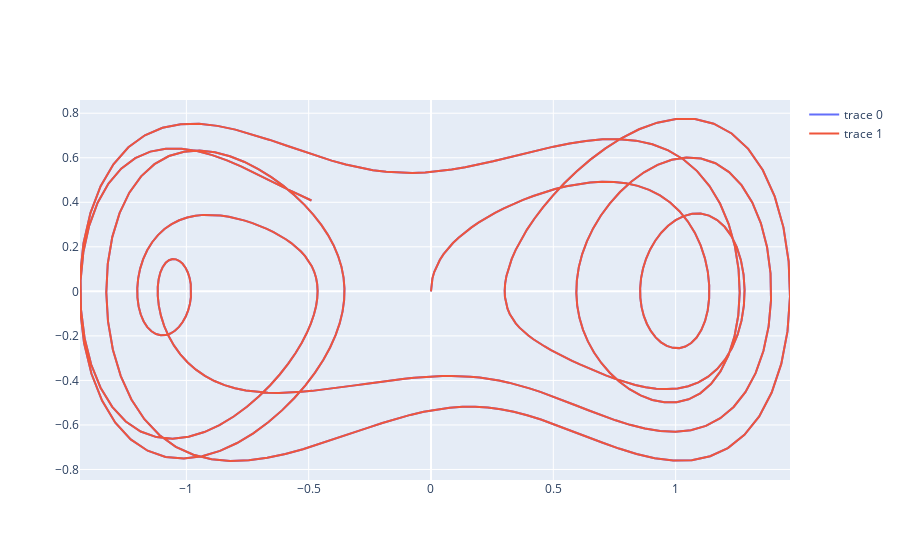

Notebook code cell kept with this figure:
### Code cell
stateA0 = asarray([0,0])
stateB0 = asarray([0,0])
stateA,stateB = simulation.evolveAB(dufffingOscillator,dufffingOscillator,stateA0,stateB0,couplingB=coupling,time=time,delTime=delTime)

### Figure 1 — Plotly figure (JSON) as saved in the notebook; plotly's stock layout.template omitted (floating-point values rounded to 4 significant figures; data arrays with more than 128 entries replaced by an {"elided": "..."} marker saying what was removed)
{"data": [{"mode": "lines", "type": "scatter", "x": {"elided": "500 float values"}, "y": {"elided": "500 float values"}}, {"mode": "lines", "type": "scatter", "x": {"elided": "500 float values"}, "y": {"elided": "500 float values"}}], "layout": {}}
